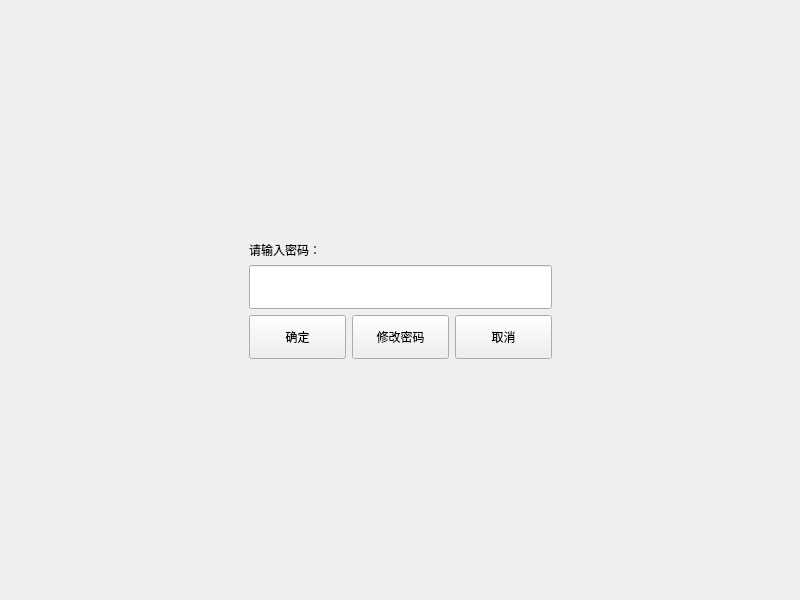
<?xml version="1.0" encoding="UTF-8"?>
<ui version="4.0">
 <class>WinSyst</class>
 <widget class="QWidget" name="WinSyst">
  <property name="geometry">
   <rect>
    <x>0</x>
    <y>0</y>
    <width>800</width>
    <height>600</height>
   </rect>
  </property>
  <property name="windowTitle">
   <string>Form</string>
  </property>
  <layout class="QVBoxLayout" name="verticalLayout_2">
   <property name="leftMargin">
    <number>0</number>
   </property>
   <property name="topMargin">
    <number>0</number>
   </property>
   <property name="rightMargin">
    <number>0</number>
   </property>
   <property name="bottomMargin">
    <number>0</number>
   </property>
   <item>
    <widget class="QStackedWidget" name="StackWinSyst">
     <property name="currentIndex">
      <number>1</number>
     </property>
     <widget class="QWidget" name="SystemPage">
      <layout class="QGridLayout" name="gridLayout_5">
       <item row="1" column="0">
        <widget class="QWidget" name="widget" native="true">
         <layout class="QGridLayout" name="gridLayout">
          <item row="0" column="3" rowspan="3">
           <widget class="QGroupBox" name="groupBox">
            <property name="title">
             <string>数据库配置</string>
            </property>
            <layout class="QGridLayout" name="gridLayout_6">
             <item row="2" column="0">
              <widget class="QLabel" name="label_5">
               <property name="text">
                <string>服务器IP:</string>
               </property>
              </widget>
             </item>
             <item row="1" column="0">
              <widget class="QLabel" name="label_4">
               <property name="text">
                <string>默认网关:</string>
               </property>
              </widget>
             </item>
             <item row="2" column="1">
              <widget class="QLineEdit" name="lineEdit_3">
               <property name="enabled">
                <bool>false</bool>
               </property>
               <property name="minimumSize">
                <size>
                 <width>97</width>
                 <height>44</height>
                </size>
               </property>
               <property name="focusPolicy">
                <enum>Qt::ClickFocus</enum>
               </property>
               <property name="text">
                <string>192.168.1.2</string>
               </property>
              </widget>
             </item>
             <item row="5" column="1">
              <widget class="QLineEdit" name="lineEdit_6">
               <property name="enabled">
                <bool>false</bool>
               </property>
               <property name="minimumSize">
                <size>
                 <width>97</width>
                 <height>44</height>
                </size>
               </property>
               <property name="focusPolicy">
                <enum>Qt::ClickFocus</enum>
               </property>
               <property name="text">
                <string>test</string>
               </property>
              </widget>
             </item>
             <item row="4" column="1">
              <widget class="QLineEdit" name="lineEdit_5">
               <property name="enabled">
                <bool>false</bool>
               </property>
               <property name="minimumSize">
                <size>
                 <width>97</width>
                 <height>44</height>
                </size>
               </property>
               <property name="focusPolicy">
                <enum>Qt::ClickFocus</enum>
               </property>
               <property name="text">
                <string>1234</string>
               </property>
              </widget>
             </item>
             <item row="4" column="0">
              <widget class="QLabel" name="label_7">
               <property name="text">
                <string>密码:</string>
               </property>
              </widget>
             </item>
             <item row="3" column="1">
              <widget class="QLineEdit" name="lineEdit_4">
               <property name="enabled">
                <bool>false</bool>
               </property>
               <property name="minimumSize">
                <size>
                 <width>97</width>
                 <height>44</height>
                </size>
               </property>
               <property name="focusPolicy">
                <enum>Qt::ClickFocus</enum>
               </property>
               <property name="text">
                <string>sa</string>
               </property>
              </widget>
             </item>
             <item row="5" column="0">
              <widget class="QLabel" name="label_8">
               <property name="text">
                <string>数据库名:</string>
               </property>
              </widget>
             </item>
             <item row="6" column="0">
              <widget class="QLabel" name="label_9">
               <property name="text">
                <string>连接端口:</string>
               </property>
              </widget>
             </item>
             <item row="0" column="1">
              <widget class="QLineEdit" name="LocalHostIP">
               <property name="enabled">
                <bool>false</bool>
               </property>
               <property name="minimumSize">
                <size>
                 <width>97</width>
                 <height>44</height>
                </size>
               </property>
               <property name="focusPolicy">
                <enum>Qt::ClickFocus</enum>
               </property>
              </widget>
             </item>
             <item row="1" column="1">
              <widget class="QLineEdit" name="lineEdit_2">
               <property name="enabled">
                <bool>false</bool>
               </property>
               <property name="minimumSize">
                <size>
                 <width>97</width>
                 <height>44</height>
                </size>
               </property>
               <property name="focusPolicy">
                <enum>Qt::ClickFocus</enum>
               </property>
               <property name="text">
                <string>255.255.255.0</string>
               </property>
              </widget>
             </item>
             <item row="6" column="1">
              <widget class="QLineEdit" name="lineEdit_7">
               <property name="enabled">
                <bool>false</bool>
               </property>
               <property name="minimumSize">
                <size>
                 <width>97</width>
                 <height>44</height>
                </size>
               </property>
               <property name="focusPolicy">
                <enum>Qt::ClickFocus</enum>
               </property>
               <property name="text">
                <string>1433</string>
               </property>
              </widget>
             </item>
             <item row="3" column="0">
              <widget class="QLabel" name="label_6">
               <property name="text">
                <string>用户名:</string>
               </property>
              </widget>
             </item>
             <item row="0" column="0">
              <widget class="QLabel" name="label_3">
               <property name="text">
                <string>本机地址:</string>
               </property>
              </widget>
             </item>
             <item row="7" column="1">
              <spacer name="verticalSpacer_7">
               <property name="orientation">
                <enum>Qt::Vertical</enum>
               </property>
               <property name="sizeHint" stdset="0">
                <size>
                 <width>20</width>
                 <height>40</height>
                </size>
               </property>
              </spacer>
             </item>
            </layout>
           </widget>
          </item>
          <item row="0" column="2" rowspan="3">
           <widget class="QGroupBox" name="groupBox_2">
            <property name="title">
             <string>系统配置</string>
            </property>
            <layout class="QGridLayout" name="gridLayout_7">
             <item row="7" column="1">
              <widget class="QLineEdit" name="lineEdit_10">
               <property name="enabled">
                <bool>false</bool>
               </property>
               <property name="minimumSize">
                <size>
                 <width>97</width>
                 <height>44</height>
                </size>
               </property>
               <property name="focusPolicy">
                <enum>Qt::ClickFocus</enum>
               </property>
              </widget>
             </item>
             <item row="1" column="0">
              <widget class="QLabel" name="TextMode">
               <property name="styleSheet">
                <string notr="true"/>
               </property>
               <property name="text">
                <string>启动方式：</string>
               </property>
              </widget>
             </item>
             <item row="0" column="1">
              <widget class="QComboBox" name="BoxUser">
               <property name="sizePolicy">
                <sizepolicy hsizetype="Expanding" vsizetype="Expanding">
                 <horstretch>0</horstretch>
                 <verstretch>0</verstretch>
                </sizepolicy>
               </property>
               <property name="minimumSize">
                <size>
                 <width>97</width>
                 <height>44</height>
                </size>
               </property>
               <property name="font">
                <font>
                 <pointsize>17</pointsize>
                </font>
               </property>
               <item>
                <property name="text">
                 <string>操作员</string>
                </property>
               </item>
               <item>
                <property name="text">
                 <string>管理员</string>
                </property>
               </item>
              </widget>
             </item>
             <item row="6" column="1">
              <widget class="QLineEdit" name="EditCode2">
               <property name="minimumSize">
                <size>
                 <width>97</width>
                 <height>44</height>
                </size>
               </property>
               <property name="focusPolicy">
                <enum>Qt::ClickFocus</enum>
               </property>
               <property name="text">
                <string>9</string>
               </property>
              </widget>
             </item>
             <item row="9" column="1">
              <spacer name="verticalSpacer_8">
               <property name="orientation">
                <enum>Qt::Vertical</enum>
               </property>
               <property name="sizeHint" stdset="0">
                <size>
                 <width>20</width>
                 <height>40</height>
                </size>
               </property>
              </spacer>
             </item>
             <item row="0" column="0">
              <widget class="QLabel" name="TextUser">
               <property name="text">
                <string>操作用户：</string>
               </property>
              </widget>
             </item>
             <item row="5" column="1">
              <widget class="QLineEdit" name="EditCode1">
               <property name="minimumSize">
                <size>
                 <width>97</width>
                 <height>44</height>
                </size>
               </property>
               <property name="focusPolicy">
                <enum>Qt::ClickFocus</enum>
               </property>
               <property name="text">
                <string>0</string>
               </property>
              </widget>
             </item>
             <item row="7" column="0">
              <widget class="QLabel" name="label_12">
               <property name="text">
                <string>条码:</string>
               </property>
              </widget>
             </item>
             <item row="1" column="1">
              <widget class="QComboBox" name="BoxMode">
               <property name="sizePolicy">
                <sizepolicy hsizetype="Expanding" vsizetype="Expanding">
                 <horstretch>0</horstretch>
                 <verstretch>0</verstretch>
                </sizepolicy>
               </property>
               <property name="minimumSize">
                <size>
                 <width>97</width>
                 <height>44</height>
                </size>
               </property>
               <property name="font">
                <font>
                 <pointsize>17</pointsize>
                </font>
               </property>
               <item>
                <property name="text">
                 <string>按钮启动</string>
                </property>
               </item>
               <item>
                <property name="text">
                 <string>脚踏启动</string>
                </property>
               </item>
               <item>
                <property name="text">
                 <string>滑罩启动</string>
                </property>
               </item>
               <item>
                <property name="text">
                 <string>网络启动</string>
                </property>
               </item>
              </widget>
             </item>
             <item row="2" column="0">
              <widget class="QLabel" name="TextStyle">
               <property name="text">
                <string>样式风格:</string>
               </property>
              </widget>
             </item>
             <item row="6" column="0">
              <widget class="QLabel" name="label_11">
               <property name="text">
                <string>条码结束(位):</string>
               </property>
              </widget>
             </item>
             <item row="2" column="1">
              <widget class="QComboBox" name="BoxStyle">
               <property name="enabled">
                <bool>false</bool>
               </property>
               <property name="sizePolicy">
                <sizepolicy hsizetype="Expanding" vsizetype="Expanding">
                 <horstretch>0</horstretch>
                 <verstretch>0</verstretch>
                </sizepolicy>
               </property>
               <property name="minimumSize">
                <size>
                 <width>97</width>
                 <height>44</height>
                </size>
               </property>
               <item>
                <property name="text">
                 <string>濡雨蓝</string>
                </property>
               </item>
               <item>
                <property name="text">
                 <string>孔雀绿</string>
                </property>
               </item>
              </widget>
             </item>
             <item row="3" column="1">
              <widget class="QDoubleSpinBox" name="BoxTimeOK">
               <property name="sizePolicy">
                <sizepolicy hsizetype="Expanding" vsizetype="Expanding">
                 <horstretch>0</horstretch>
                 <verstretch>0</verstretch>
                </sizepolicy>
               </property>
               <property name="minimumSize">
                <size>
                 <width>97</width>
                 <height>44</height>
                </size>
               </property>
               <property name="focusPolicy">
                <enum>Qt::ClickFocus</enum>
               </property>
               <property name="buttonSymbols">
                <enum>QAbstractSpinBox::NoButtons</enum>
               </property>
               <property name="decimals">
                <number>1</number>
               </property>
               <property name="value">
                <double>0.200000000000000</double>
               </property>
              </widget>
             </item>
             <item row="3" column="0">
              <widget class="QLabel" name="label">
               <property name="text">
                <string>合格报警(s):</string>
               </property>
              </widget>
             </item>
             <item row="8" column="1">
              <widget class="QComboBox" name="BoxPower">
               <property name="minimumSize">
                <size>
                 <width>97</width>
                 <height>44</height>
                </size>
               </property>
               <item>
                <property name="text">
                 <string>无电源</string>
                </property>
               </item>
               <item>
                <property name="text">
                 <string>艾普电源</string>
                </property>
               </item>
               <item>
                <property name="text">
                 <string>外置电源</string>
                </property>
               </item>
               <item>
                <property name="text">
                 <string>外置变压器</string>
                </property>
               </item>
              </widget>
             </item>
             <item row="4" column="0">
              <widget class="QLabel" name="label_2">
               <property name="text">
                <string>不合格报警(s):</string>
               </property>
              </widget>
             </item>
             <item row="8" column="0">
              <widget class="QLabel" name="label_13">
               <property name="text">
                <string>电源选择:</string>
               </property>
              </widget>
             </item>
             <item row="5" column="0">
              <widget class="QLabel" name="label_10">
               <property name="text">
                <string>条码起始(位):</string>
               </property>
              </widget>
             </item>
             <item row="4" column="1">
              <widget class="QDoubleSpinBox" name="BoxTimeNG">
               <property name="sizePolicy">
                <sizepolicy hsizetype="Expanding" vsizetype="Expanding">
                 <horstretch>0</horstretch>
                 <verstretch>0</verstretch>
                </sizepolicy>
               </property>
               <property name="minimumSize">
                <size>
                 <width>97</width>
                 <height>44</height>
                </size>
               </property>
               <property name="focusPolicy">
                <enum>Qt::ClickFocus</enum>
               </property>
               <property name="buttonSymbols">
                <enum>QAbstractSpinBox::NoButtons</enum>
               </property>
               <property name="decimals">
                <number>1</number>
               </property>
               <property name="value">
                <double>0.500000000000000</double>
               </property>
              </widget>
             </item>
            </layout>
           </widget>
          </item>
          <item row="0" column="4" rowspan="3">
           <widget class="QGroupBox" name="groupBox_3">
            <property name="title">
             <string>日志记录</string>
            </property>
            <layout class="QGridLayout" name="gridLayout_8">
             <item row="0" column="0">
              <widget class="QTextBrowser" name="TextDebug"/>
             </item>
             <item row="1" column="0">
              <widget class="QPushButton" name="BtnExit">
               <property name="minimumSize">
                <size>
                 <width>97</width>
                 <height>44</height>
                </size>
               </property>
               <property name="text">
                <string>返回</string>
               </property>
              </widget>
             </item>
            </layout>
           </widget>
          </item>
         </layout>
        </widget>
       </item>
       <item row="0" column="0">
        <spacer name="verticalSpacer_5">
         <property name="orientation">
          <enum>Qt::Vertical</enum>
         </property>
         <property name="sizeHint" stdset="0">
          <size>
           <width>20</width>
           <height>40</height>
          </size>
         </property>
        </spacer>
       </item>
       <item row="2" column="0">
        <spacer name="verticalSpacer_6">
         <property name="orientation">
          <enum>Qt::Vertical</enum>
         </property>
         <property name="sizeHint" stdset="0">
          <size>
           <width>20</width>
           <height>40</height>
          </size>
         </property>
        </spacer>
       </item>
      </layout>
     </widget>
     <widget class="QWidget" name="PasswordPage">
      <layout class="QVBoxLayout" name="verticalLayout">
       <item>
        <widget class="QWidget" name="Password" native="true">
         <layout class="QGridLayout" name="gridLayout_2">
          <item row="3" column="0">
           <spacer name="horizontalSpacer">
            <property name="orientation">
             <enum>Qt::Horizontal</enum>
            </property>
            <property name="sizeHint" stdset="0">
             <size>
              <width>40</width>
              <height>20</height>
             </size>
            </property>
           </spacer>
          </item>
          <item row="2" column="1" colspan="3">
           <widget class="QLineEdit" name="EditPassword">
            <property name="minimumSize">
             <size>
              <width>0</width>
              <height>44</height>
             </size>
            </property>
            <property name="focusPolicy">
             <enum>Qt::ClickFocus</enum>
            </property>
            <property name="text">
             <string/>
            </property>
            <property name="echoMode">
             <enum>QLineEdit::Password</enum>
            </property>
           </widget>
          </item>
          <item row="3" column="2">
           <widget class="QPushButton" name="BtnPassword">
            <property name="minimumSize">
             <size>
              <width>97</width>
              <height>44</height>
             </size>
            </property>
            <property name="text">
             <string>修改密码</string>
            </property>
           </widget>
          </item>
          <item row="3" column="1">
           <widget class="QPushButton" name="BtnOk">
            <property name="minimumSize">
             <size>
              <width>97</width>
              <height>44</height>
             </size>
            </property>
            <property name="text">
             <string>确定</string>
            </property>
           </widget>
          </item>
          <item row="3" column="3">
           <widget class="QPushButton" name="BtnCancel">
            <property name="minimumSize">
             <size>
              <width>97</width>
              <height>44</height>
             </size>
            </property>
            <property name="text">
             <string>取消</string>
            </property>
           </widget>
          </item>
          <item row="1" column="1" colspan="3">
           <widget class="QLabel" name="TextPassword">
            <property name="text">
             <string>请输入密码：</string>
            </property>
           </widget>
          </item>
          <item row="4" column="2">
           <spacer name="verticalSpacer_2">
            <property name="orientation">
             <enum>Qt::Vertical</enum>
            </property>
            <property name="sizeHint" stdset="0">
             <size>
              <width>20</width>
              <height>40</height>
             </size>
            </property>
           </spacer>
          </item>
          <item row="3" column="4">
           <spacer name="horizontalSpacer_2">
            <property name="orientation">
             <enum>Qt::Horizontal</enum>
            </property>
            <property name="sizeHint" stdset="0">
             <size>
              <width>40</width>
              <height>20</height>
             </size>
            </property>
           </spacer>
          </item>
          <item row="0" column="1" colspan="3">
           <spacer name="verticalSpacer">
            <property name="orientation">
             <enum>Qt::Vertical</enum>
            </property>
            <property name="sizeHint" stdset="0">
             <size>
              <width>20</width>
              <height>40</height>
             </size>
            </property>
           </spacer>
          </item>
         </layout>
        </widget>
       </item>
      </layout>
     </widget>
     <widget class="QWidget" name="page_3">
      <layout class="QGridLayout" name="gridLayout_4">
       <item row="2" column="1">
        <spacer name="verticalSpacer_4">
         <property name="orientation">
          <enum>Qt::Vertical</enum>
         </property>
         <property name="sizeHint" stdset="0">
          <size>
           <width>20</width>
           <height>40</height>
          </size>
         </property>
        </spacer>
       </item>
       <item row="0" column="1">
        <spacer name="verticalSpacer_3">
         <property name="orientation">
          <enum>Qt::Vertical</enum>
         </property>
         <property name="sizeHint" stdset="0">
          <size>
           <width>20</width>
           <height>40</height>
          </size>
         </property>
        </spacer>
       </item>
       <item row="1" column="0">
        <spacer name="horizontalSpacer_3">
         <property name="orientation">
          <enum>Qt::Horizontal</enum>
         </property>
         <property name="sizeHint" stdset="0">
          <size>
           <width>40</width>
           <height>20</height>
          </size>
         </property>
        </spacer>
       </item>
       <item row="1" column="2">
        <spacer name="horizontalSpacer_4">
         <property name="orientation">
          <enum>Qt::Horizontal</enum>
         </property>
         <property name="sizeHint" stdset="0">
          <size>
           <width>40</width>
           <height>20</height>
          </size>
         </property>
        </spacer>
       </item>
       <item row="1" column="1">
        <widget class="QWidget" name="widget_2" native="true">
         <layout class="QGridLayout" name="gridLayout_3">
          <item row="0" column="0" colspan="2">
           <widget class="QLabel" name="TextPwdOld">
            <property name="sizePolicy">
             <sizepolicy hsizetype="Expanding" vsizetype="Preferred">
              <horstretch>0</horstretch>
              <verstretch>0</verstretch>
             </sizepolicy>
            </property>
            <property name="text">
             <string>请输入原始密码：</string>
            </property>
           </widget>
          </item>
          <item row="1" column="0" colspan="2">
           <widget class="QLineEdit" name="EditPwdOld">
            <property name="sizePolicy">
             <sizepolicy hsizetype="Expanding" vsizetype="Expanding">
              <horstretch>0</horstretch>
              <verstretch>0</verstretch>
             </sizepolicy>
            </property>
            <property name="minimumSize">
             <size>
              <width>0</width>
              <height>44</height>
             </size>
            </property>
            <property name="focusPolicy">
             <enum>Qt::ClickFocus</enum>
            </property>
            <property name="text">
             <string/>
            </property>
            <property name="echoMode">
             <enum>QLineEdit::Password</enum>
            </property>
           </widget>
          </item>
          <item row="2" column="0" colspan="2">
           <widget class="QLabel" name="TextPwdNew">
            <property name="sizePolicy">
             <sizepolicy hsizetype="Expanding" vsizetype="Preferred">
              <horstretch>0</horstretch>
              <verstretch>0</verstretch>
             </sizepolicy>
            </property>
            <property name="text">
             <string>请输入新密码：</string>
            </property>
           </widget>
          </item>
          <item row="3" column="0" colspan="2">
           <widget class="QLineEdit" name="EditPwdNew">
            <property name="sizePolicy">
             <sizepolicy hsizetype="Expanding" vsizetype="Expanding">
              <horstretch>0</horstretch>
              <verstretch>0</verstretch>
             </sizepolicy>
            </property>
            <property name="minimumSize">
             <size>
              <width>0</width>
              <height>44</height>
             </size>
            </property>
            <property name="focusPolicy">
             <enum>Qt::ClickFocus</enum>
            </property>
            <property name="text">
             <string/>
            </property>
            <property name="echoMode">
             <enum>QLineEdit::Password</enum>
            </property>
           </widget>
          </item>
          <item row="4" column="0" colspan="2">
           <widget class="QLabel" name="TextPwdNewR">
            <property name="sizePolicy">
             <sizepolicy hsizetype="Expanding" vsizetype="Preferred">
              <horstretch>0</horstretch>
              <verstretch>0</verstretch>
             </sizepolicy>
            </property>
            <property name="text">
             <string>请再次输入新密码：</string>
            </property>
           </widget>
          </item>
          <item row="5" column="0" colspan="2">
           <widget class="QLineEdit" name="EditPwdNewR">
            <property name="sizePolicy">
             <sizepolicy hsizetype="Expanding" vsizetype="Expanding">
              <horstretch>0</horstretch>
              <verstretch>0</verstretch>
             </sizepolicy>
            </property>
            <property name="minimumSize">
             <size>
              <width>0</width>
              <height>44</height>
             </size>
            </property>
            <property name="focusPolicy">
             <enum>Qt::ClickFocus</enum>
            </property>
            <property name="text">
             <string/>
            </property>
            <property name="echoMode">
             <enum>QLineEdit::Password</enum>
            </property>
           </widget>
          </item>
          <item row="6" column="0">
           <widget class="QPushButton" name="BtnSystPasswordOK">
            <property name="sizePolicy">
             <sizepolicy hsizetype="Expanding" vsizetype="Expanding">
              <horstretch>0</horstretch>
              <verstretch>0</verstretch>
             </sizepolicy>
            </property>
            <property name="minimumSize">
             <size>
              <width>97</width>
              <height>44</height>
             </size>
            </property>
            <property name="text">
             <string>确认修改</string>
            </property>
           </widget>
          </item>
          <item row="6" column="1">
           <widget class="QPushButton" name="BtnSystPasswordExit">
            <property name="sizePolicy">
             <sizepolicy hsizetype="Expanding" vsizetype="Expanding">
              <horstretch>0</horstretch>
              <verstretch>0</verstretch>
             </sizepolicy>
            </property>
            <property name="minimumSize">
             <size>
              <width>97</width>
              <height>44</height>
             </size>
            </property>
            <property name="text">
             <string>返回</string>
            </property>
           </widget>
          </item>
         </layout>
        </widget>
       </item>
      </layout>
     </widget>
    </widget>
   </item>
  </layout>
 </widget>
 <resources/>
 <connections/>
</ui>
